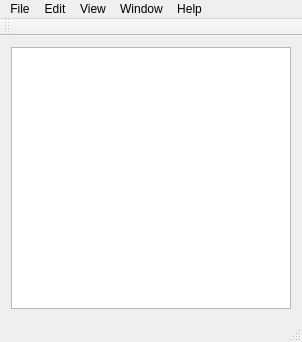
<?xml version="1.0" encoding="UTF-8"?>
<ui version="4.0">
 <class>MainWindow</class>
 <widget class="QMainWindow" name="MainWindow">
  <property name="geometry">
   <rect>
    <x>0</x>
    <y>0</y>
    <width>302</width>
    <height>342</height>
   </rect>
  </property>
  <property name="windowTitle">
   <string>Noble Ape</string>
  </property>
  <widget class="QWidget" name="centralWidget">
   <layout class="QGridLayout" name="gridLayout">
    <item row="0" column="0">
     <widget class="QGraphicsView" name="graphicsView"/>
    </item>
   </layout>
  </widget>
  <widget class="QMenuBar" name="menuBar">
   <property name="geometry">
    <rect>
     <x>0</x>
     <y>0</y>
     <width>302</width>
     <height>18</height>
    </rect>
   </property>
   <widget class="QMenu" name="menuFile">
    <property name="title">
     <string>File</string>
    </property>
    <addaction name="actionNew"/>
    <addaction name="actionOpen"/>
    <addaction name="actionSave"/>
    <addaction name="actionSaveAs"/>
    <addaction name="actionExit"/>
   </widget>
   <widget class="QMenu" name="menuEdit">
    <property name="title">
     <string>Edit</string>
    </property>
   </widget>
   <widget class="QMenu" name="menuView">
    <property name="title">
     <string>View</string>
    </property>
    <addaction name="actionViewMap"/>
    <addaction name="actionViewTerrain"/>
   </widget>
   <widget class="QMenu" name="menuWindow">
    <property name="title">
     <string>Window</string>
    </property>
   </widget>
   <widget class="QMenu" name="menuHelp">
    <property name="title">
     <string>Help</string>
    </property>
   </widget>
   <addaction name="menuFile"/>
   <addaction name="menuEdit"/>
   <addaction name="menuView"/>
   <addaction name="menuWindow"/>
   <addaction name="menuHelp"/>
  </widget>
  <widget class="QToolBar" name="mainToolBar">
   <attribute name="toolBarArea">
    <enum>TopToolBarArea</enum>
   </attribute>
   <attribute name="toolBarBreak">
    <bool>false</bool>
   </attribute>
  </widget>
  <widget class="QStatusBar" name="statusBar"/>
  <action name="actionExit">
   <property name="text">
    <string>Exit</string>
   </property>
  </action>
  <action name="actionViewMap">
   <property name="text">
    <string>Map</string>
   </property>
  </action>
  <action name="actionViewTerrain">
   <property name="text">
    <string>Terrain</string>
   </property>
  </action>
  <action name="actionSave">
   <property name="text">
    <string>Save</string>
   </property>
  </action>
  <action name="actionSaveAs">
   <property name="text">
    <string>Save As...</string>
   </property>
  </action>
  <action name="actionNew">
   <property name="text">
    <string>New</string>
   </property>
  </action>
  <action name="actionOpen">
   <property name="text">
    <string>Open</string>
   </property>
  </action>
 </widget>
 <layoutdefault spacing="6" margin="11"/>
 <resources/>
 <connections/>
</ui>
